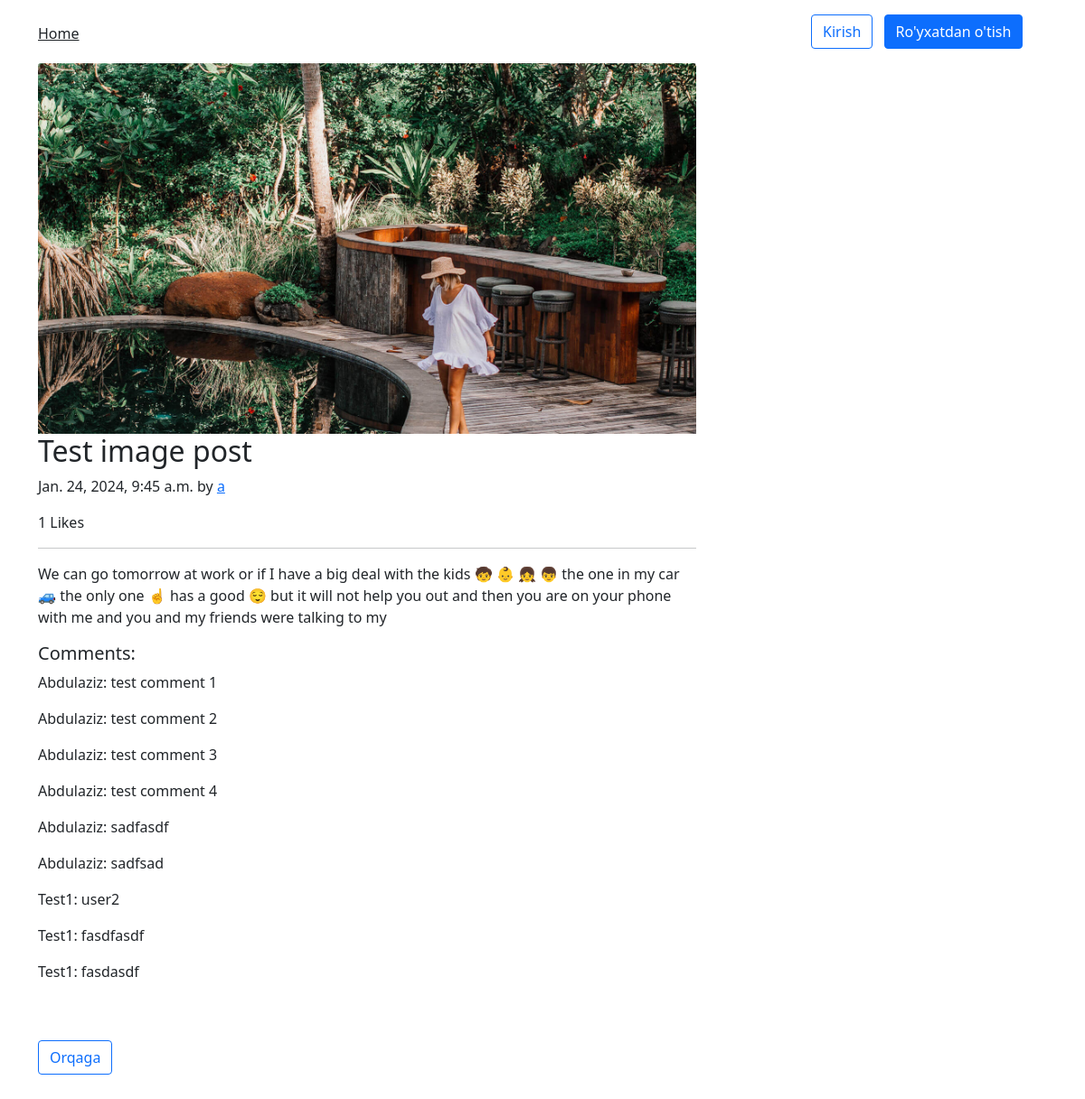
The page /2024/1/24/test-image-post/ on the database its author committed.
### blog/models.py (models this page shows, shortened)
class Post(models.Model):
    class Status(models.TextChoices):
        DRAFT = 'DF', 'Draft'
        PUBLISHED = 'PB', 'Published'
    title = models.CharField(max_length=250)
    slug = models.SlugField(max_length=250, unique_for_date='publish')
    img = models.ImageField(upload_to='images/', blank=True)
    author = models.ForeignKey(User,
                               on_delete=models.CASCADE,
                               related_name='blog_posts')
    body = models.TextField()
    likes = models.ManyToManyField(
        User, through='Like', related_name='liked_post', blank=True)
    comments = models.ManyToManyField(
        User, through='Comment', related_name='commented_post', blank=True)
    publish = models.DateTimeField(default=timezone.now)
    created = models.DateTimeField(auto_now_add=True)
    updated = models.DateTimeField(auto_now=True)
    status = models.CharField(max_length=2,
                              choices=Status.choices,
                              default=Status.DRAFT)
    objects = models.Manager()
    published = PublishedManager()
    class Meta:
        ordering = ['-publish']
        indexes = [
            models.Index(fields=['-publish']),
        ]

class Comment(models.Model):
    post = models.ForeignKey(
        Post, on_delete=models.CASCADE)
    author = models.ForeignKey(User, on_delete=models.CASCADE)
    text = models.TextField()
    created = models.DateTimeField(auto_now_add=True)

### blog/views.py (the view)
def post_detail(request, year, month, day, slug):
    post = get_object_or_404(
        Post,
        status=Post.Status.PUBLISHED,
        slug=slug,
        publish__year=year,
        publish__month=month,
        publish__day=day
    )
    comments = Comment.objects.filter(post=post)
    likes = Like.objects.filter(post=post)
    if request.method == 'POST':
        comment_form = CommentForm(data=request.POST)
        if comment_form.is_valid():
            new_comment = comment_form.save(commit=False)
            new_comment.post = post
            new_comment.author = request.user
            new_comment.save()
            return redirect('blog:post_detail', year=year, month=month, day=day, slug=slug)
    else:
        comment_form = CommentForm()
    data = {
        'post': post,
        'likes': likes,
        'comments': comments,
        'comment_form': comment_form,
    }
    return render(request, 'blog/post/detail.html', data)

### templates/blog/post/detail.html (shortened to what this page needs)
{% extends "blog/base.html" %}
{% block content %}
<div class="row g-5">
    <div class="col-md-8">
        <article class="blog-post">
            {% if post.img %}
            <div>
                <img src="{{ post.img.url }}" class="card-img-top" alt="{{ post.title }}">
            </div>
            {% endif %}
            <h2 class="blog-post-title">{{ post.title }}</h2>
            <p class="blog-post-meta">{{ post.publish }} by <a href="#">{{ post.author }}</a></p>
            <p id="likes-count">
                {{ likes.count }} Likes
            </p>
            <hr>
            <p>
                {{ post.body }}
            </p>
            {% if comments %}
            <h5>Comments:</h5>
            {% for comment in comments %}
            <p>
                {{ comment.author.first_name }}: {{ comment.text }}
            </p>
            {% endfor %}
            <br><br>
            {% endif %}
        </article>
        <nav class="blog-pagination mb-5" aria-label="Pagination">
            <a class="btn btn-outline-primary" href="{% url 'blog:post_list' %}">Orqaga</a>
        </nav>
    </div>
</div>
{% endblock %}

### rows shown on the page
Post: img (picture), title "Test image post", publish "Jan. 24, 2024, 9:45 a.m.", author "a", body "We can go tomorrow at work or if I have a big deal with the kids 🧒 👶 👧 👦 the one in my car 🚙 the only one ☝️ has a good 😌 but it will not help you out and then you are on your phone with me and you and my friends were talking to my"
Comment: author.first_name "Abdulaziz", text "test comment 1"
Comment: author.first_name "Abdulaziz", text "test comment 2"
Comment: author.first_name "Abdulaziz", text "test comment 3"
Comment: author.first_name "Abdulaziz", text "test comment 4"
Comment: author.first_name "Abdulaziz", text "sadfasdf"
Comment: author.first_name "Abdulaziz", text "sadfsad"
Comment: author.first_name "Test1", text "user2"
Comment: author.first_name "Test1", text "fasdfasdf"
Comment: author.first_name "Test1", text "fasdasdf"

### other values the page prints
{{ likes.count }} "1"
